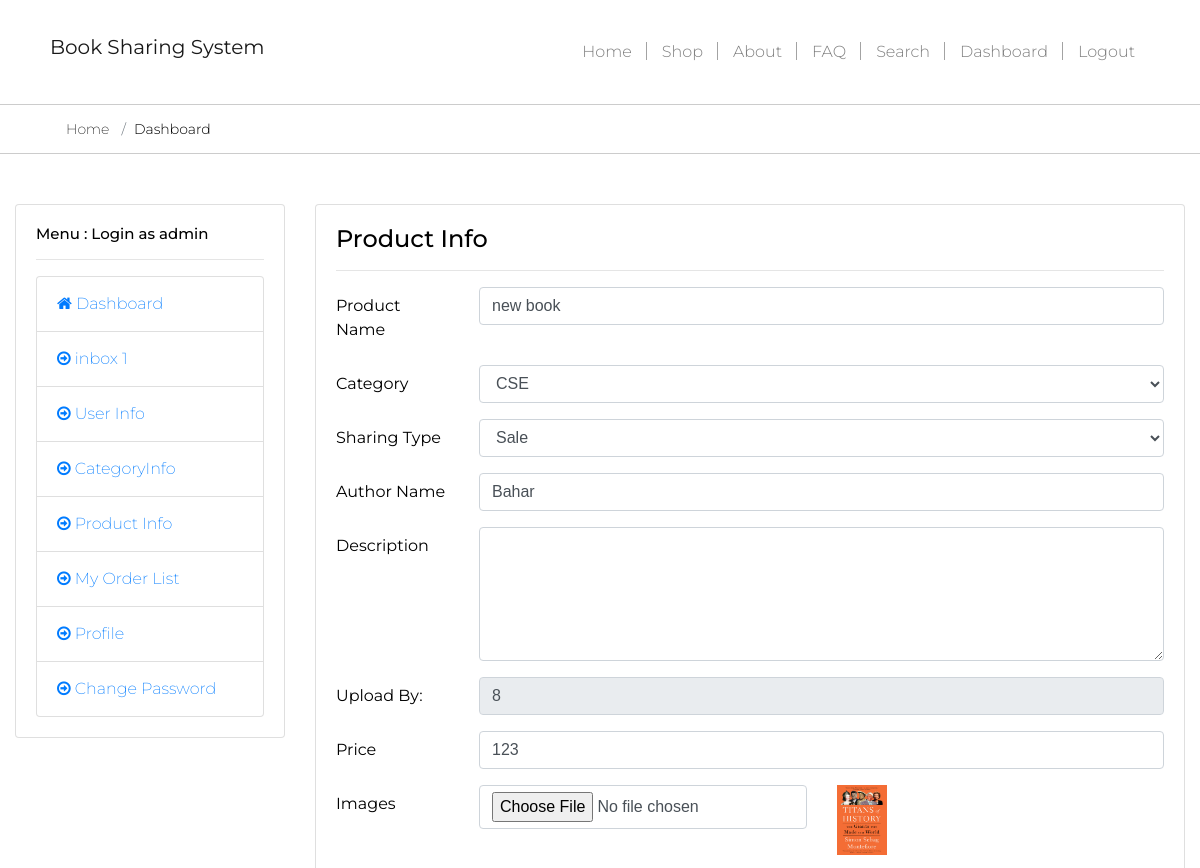
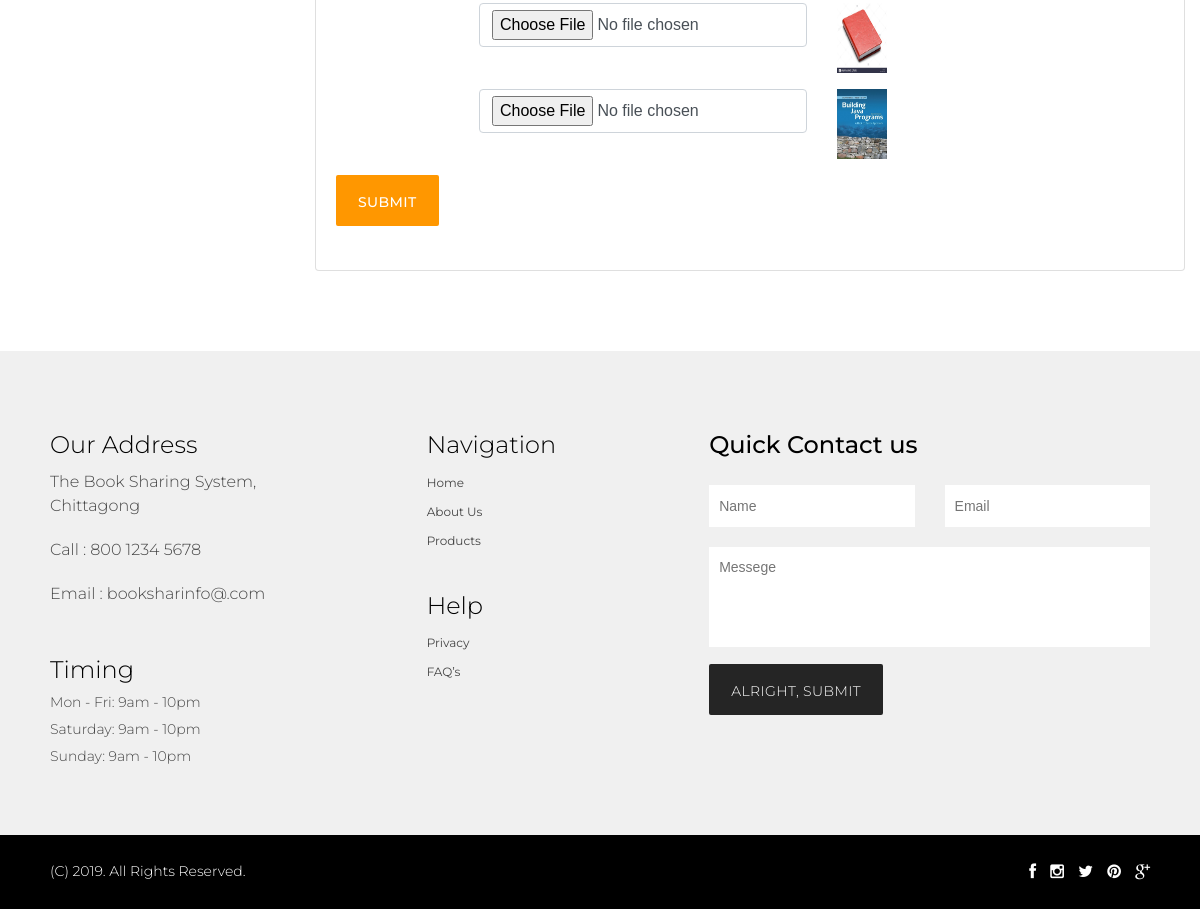
Screenshot of /productEdit.php?id=35 (signed in) with the database file from the repository (2 pictures, top to bottom).
### tables this page shows
CREATE TABLE IF NOT EXISTS `tbproductinfo` (
  `iAutoId` int(11) NOT NULL AUTO_INCREMENT,
  `vCategory` varchar(50) NOT NULL DEFAULT '0',
  `vSharingType` varchar(50) NOT NULL,
  `vProductName` varchar(150) DEFAULT NULL,
  `vAuthorName` varchar(150) DEFAULT NULL,
  `vDescription` varchar(550) DEFAULT NULL,
  `vUploadBy` varchar(150) DEFAULT NULL,
  `vPrice` double DEFAULT NULL,
  `vImage1` varchar(250) DEFAULT NULL,
  `vImage2` varchar(250) DEFAULT NULL,
  `vImage3` varchar(250) DEFAULT NULL,
  `status` varchar(50) DEFAULT 'active',
  `dDate` date NOT NULL,
  PRIMARY KEY (`iAutoId`)
);

CREATE TABLE IF NOT EXISTS `tbcategoryinfo` (
  `iAutoId` int(11) NOT NULL AUTO_INCREMENT,
  `vCategoryName` varchar(150) DEFAULT NULL,
  PRIMARY KEY (`iAutoId`)
);

### lib/Database.php (called while the page is built, shortened)
<?php
Class Database{
  public $host   = DB_HOST;
  public $pass   = DB_PASS;
  public $user   = DB_USER;
  public $dbname = DB_NAME;
  public $link;
  private function connectDB()
  {
    $this->link = new mysqli($this->host, $this->user, $this->pass, $this->dbname);
    mysqli_query($this->link,"SET CHARACTER SET utf8");
    mysqli_query($this->link,"SET SESSION collation_connection ='utf8_general_ci'");
  }
  public function select($query){
    $result = $this->link->query($query) or die($this->link->error.__LINE__);
    if($result->num_rows > 0){
      return $result;
    }
    else {
      return false;
    }
  }
}

### productEdit.php (the view, shortened to what this page needs)
<?php
	include 'inc/header.php';
?>
<?php
	include 'inc/dashboardSidebar.php';
?>
<?php
	if(!isset($_GET['id']) || $_GET['id']==NULL)
	{
		header("Location:productAdd.php");
	}
	else
	{
		$editid=$_GET['id'];
	}
?>
    <div class="col-xs-9 col-sm-9 col-md-9 col-lg-9">
        <div class="card">
            <div class="card-body">
                <h4 class="card-title">Product Info</h4>
                <hr>
              <div class="panel-body">
                <?php
                    $query="select * from tbProductinfo where iAutoId='$editid' order by iAutoId desc";
                    $data=$db->select($query);
                    while($productResult=$data->fetch_assoc())
                    {
                ?>
                <form class="form-horizontal" action="" method="POST" role="form" enctype="multipart/form-data">
                    <div class="form-group row">
                        <label class="col-sm-2 col-form-label">Product Name</label>
                        <div class="col-sm-10">
                            <input type="text" class="form-control" value="<?php echo $productResult['vProductName']; ?>" name="vProductName" required>
                        </div>
                    </div>
                    <div class="form-group row">
                        <label class="col-sm-2 col-form-label">Category</label>
                        <div class="col-sm-10">
                            <select class="form-control" name="vCategory">
                                <?php
                                $query="select iAutoId,vCategoryName from tbcategoryinfo";
                                $selectData=$db->select($query);
                                if($selectData)
                                {
                                    while($result=$selectData->fetch_assoc())
                                    {
                                ?>
                                    <option
                                        <?php
                                            if($productResult['vCategory']==$result['iAutoId']) { ?>
                                                selected="selected"
                                        <?php } ?>
                                        value="<?php echo $result['iAutoId']; ?>"><?php echo $result['vCategoryName']; ?></option>
                                <?php
                                    }
                                }
                            ?>
                            </select>
                        </div>
                    </div>
                    <div class="form-group row">
                        <label class="col-sm-2 col-form-label">Sharing Type</label>
                        <div class="col-sm-10">
                            <select class="form-control" name="vSharingType">
                                <?php
                                $query="select distinct vSharingType from tbProductinfo";
                                $selectData=$db->select($query);
                                if($selectData)
                                {
                                    while($result=$selectData->fetch_assoc())
                                    {
                                ?>
                                    <option
                                        <?php
                                            if($productResult['vSharingType']==$result['vSharingType']) { ?>
                                                selected="selected"
                                        <?php } ?>
                                        value="<?php echo $result['vSharingType']; ?>"><?php echo $result['vSharingType']; ?></option>
                                <?php
                                    }
                                }
                            ?>
                            </select>
                        </div>
                    </div>
                    <div class="form-group row">
                        <label class="col-sm-2 col-form-label">Author Name</label>
                        <div class="col-sm-10">
                            <input type="text" class="form-control" value="<?php echo $productResult['vAuthorName']; ?>" name="vAuthorName" required>
                        </div>
                    </div>
                    <div class="form-group row">
                        <label class="col-sm-2 col-form-label">Description</label>
                        <div class="col-sm-10">
                            <textarea name="vDescription" class="form-control" rows="5"><?php echo htmlentities($productResult['vDescription']); ?> </textarea>
                        </div>
                    </div>
                    <div class="form-group row">
                        <label class="col-sm-2 col-form-label">Upload By: </label>
                        <div class="col-sm-10">
                            <input readonly type="text" value="<?php echo $productResult['vUploadBy']; ?>" class="form-control" name="vUploadBy" required>
                        </div>
                    </div>
                    <div class="form-group row">
                        <label class="col-sm-2 col-form-label">Price</label>
                        <div class="col-sm-10">
                            <input type="number" class="form-control" value="<?php echo $productResult['vPrice']; ?>" name="vPrice" required>
                        </div>
                    </div>
                    <div class="form-group row">
                        <label class="col-sm-2 col-form-label">Images</label>
                        <div class="col-sm-5">
                            <input type="file" class="form-control" value="<?php echo $productResult['vImage1']; ?>" name="image1" >
                        </div>
                        <div class="col-sm-5">
                           <img src="<?php echo $productResult['vImage1']?>" height="70px" width="50px" alt="">
                        </div>
                    </div>
                    <div class="form-group row">
                        <label class="col-sm-2 col-form-label"></label>
                        <div class="col-sm-5">
                            <input type="file" class="form-control" value="<?php echo $productResult['vImage2']; ?>" name="image2" >
                        </div>
                        <div class="col-sm-5">
                           <img src="<?php echo $productResult['vImage2']?>" height="70px" width="50px" alt="">
                        </div>
                    </div>
                    <div class="form-group row">
                        <label class="col-sm-2 col-form-label"></label>
                        <div class="col-sm-5">
                            <input type="file" class="form-control" value="<?php echo $productResult['vImage3']; ?>" name="image3" >
                        </div>
                        <div class="col-sm-5">
                           <img src="<?php echo $productResult['vImage3']?>" height="70px" width="50px" alt="">
                        </div>
                    </div>
                    <button type="submit" class="btn btn-primary">Submit</button>
                </form>
                <?php
                    }
                ?>
                <br>
            </div>
        </div>
    </div>
<?php
	include 'inc/dashboardFooter.php';
	include 'inc/footer.php';
?>

### css/styles.css (style rules this page uses)
body { margin: 0px; padding: 0px; font-family: 'Montserrat', sans-serif; color: #000; float: left; width: 100%; }
* { -webkit-box-sizing: border-box; -moz-box-sizing: border-box; box-sizing: border-box; }
*:before, *:after { -webkit-box-sizing: border-box; -moz-box-sizing: border-box; box-sizing: border-box; }
h1, h2, h3, h4, h5, h6, ul { margin: 0px; padding: 0px; }
input { font-family: 'Raleway', sans-serif; outline: 0; }
select { font-family: 'Raleway', sans-serif; outline: 0; }
textarea { font-family: 'Raleway', sans-serif; outline: 0; }
.btn { background: #ff9700; opacity: 1; color: #fff; text-transform: uppercase; padding: 15px 20px 11px; font-size: 14px; font-weight: 500; letter-spacing: 0.4px; border: 2px solid #ff9700; border-radius: 2px; }
img { max-width: 100%; }
.about-sec img { margin: 0 10px 0px 0; }

### rows the page displays
tbproductinfo: vProductName "new book", vCategory "CSE", vSharingType "Sale", vAuthorName "Bahar", vUploadBy "8", vPrice "123", vImage1 (picture), vImage2 (picture), vImage3 (picture)

### other values shown
$vUserType "admin"
$newMessage "1"
